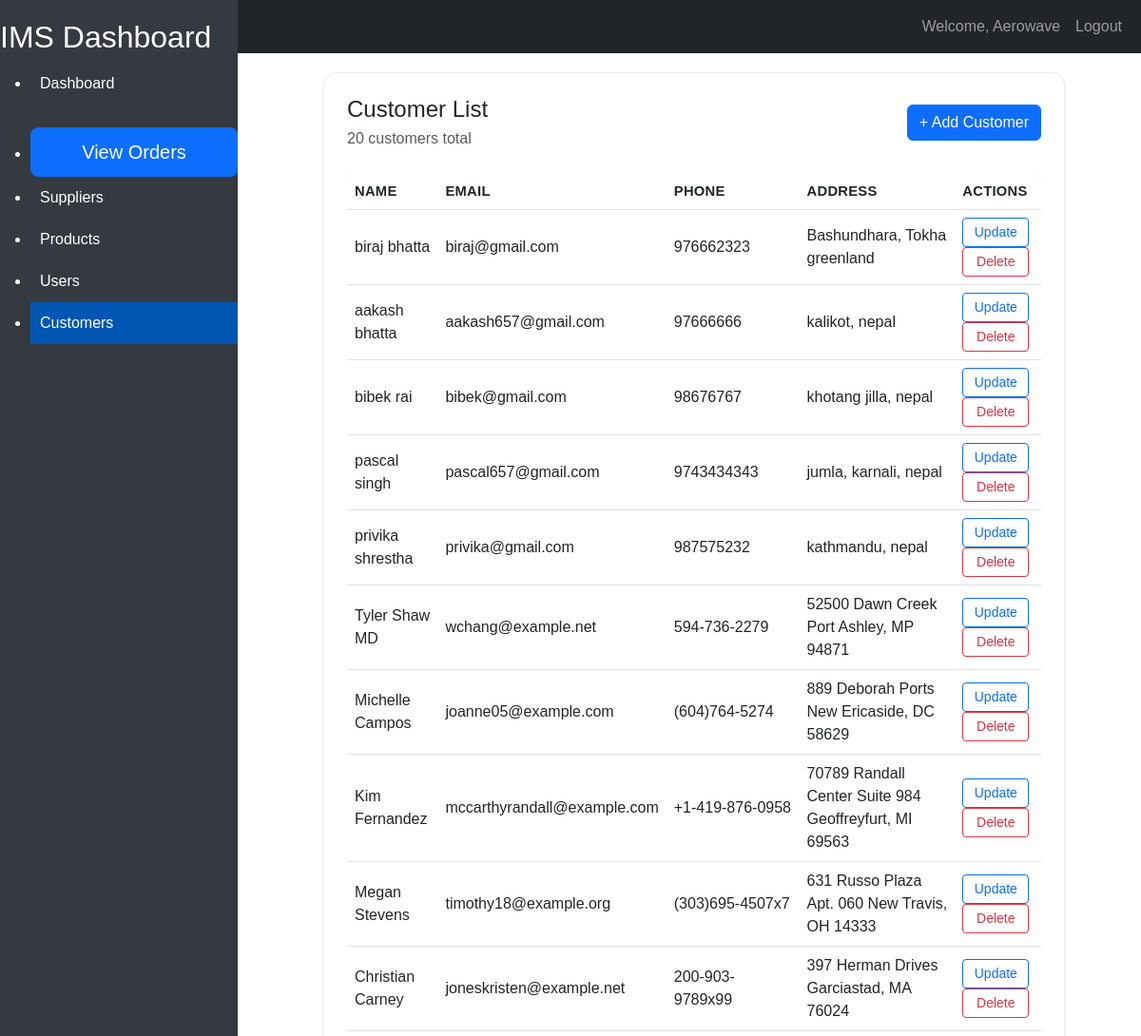
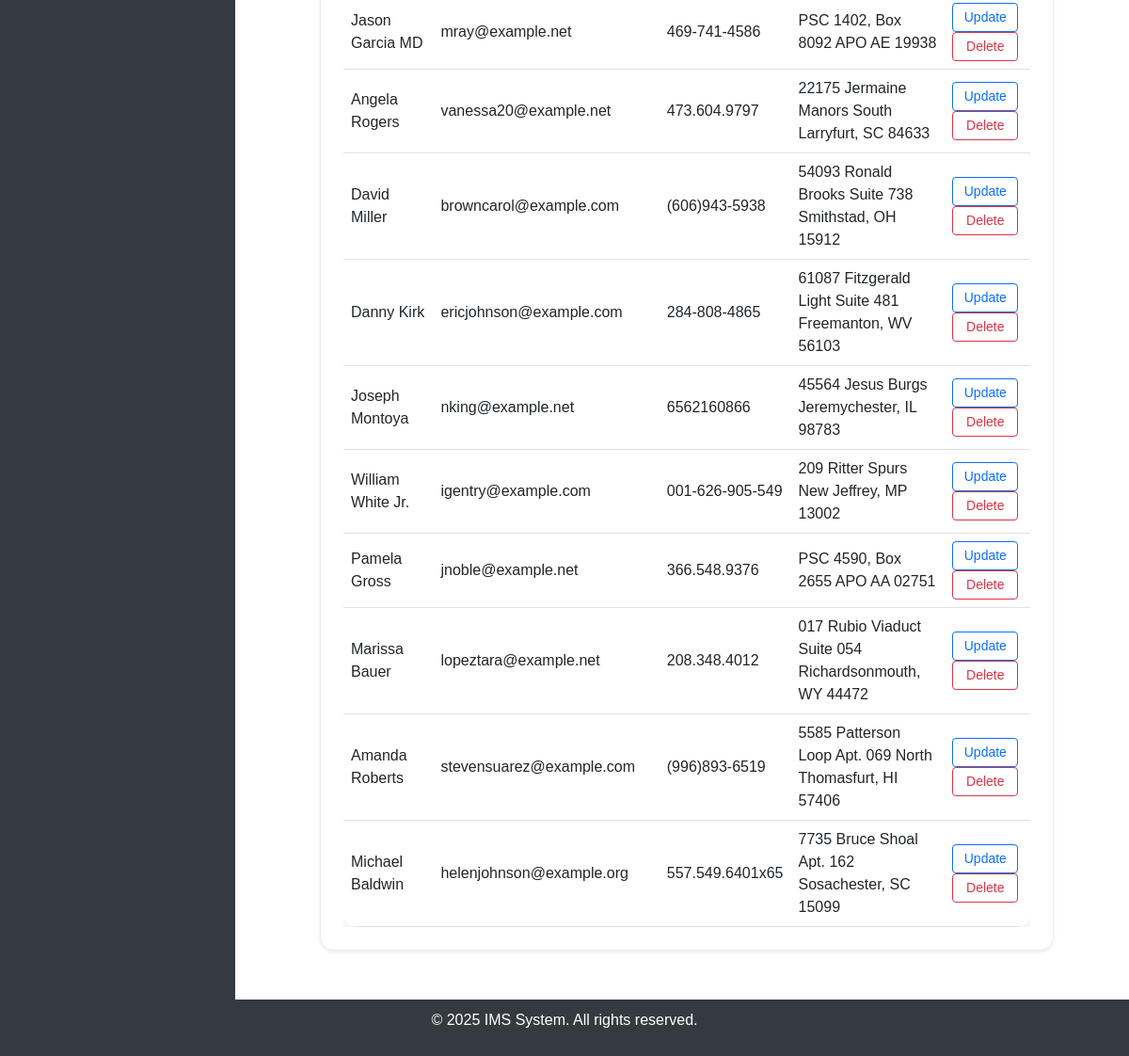
The app's page /customer/customers/ (signed in) with its own data (2 pictures, top to bottom).
### customer/models.py (models this page shows, shortened)
class Customer(models.Model):
    id = models.AutoField(primary_key=True)
    name = models.CharField(max_length=100)
    email = models.EmailField(unique=True)
    phone = models.CharField(max_length=15, blank=True,null=True)
    password =models.CharField(max_length=100)
    created_at = models.DateTimeField(auto_now_add=True)
    updated_at = models.DateTimeField(auto_now=True)
    address = models.TextField(blank=True,null=True)
    class Meta:
        db_table = 'customers'
        verbose_name = 'customer'
        verbose_name_plural= 'customers'

### customer/views.py (the view)
# urls.py: path('customers/', CustomerListView.as_view(), name='customer-list'),
class CustomerListView(SessionLoginRequiredMixin, ListView):
    model = Customer
    context_object_name = 'customers'
    template_name = 'customer_list.html'

### home/mixins.py (called while the page is built)
    def dispatch(self, request, *args, **kwargs):
        if not request.session.get("user_id"):
            return redirect_to_login(request.get_full_path(), "login")
        return super().dispatch(request, *args, **kwargs)

### customer/template/customer_list.html
{% extends "home/base.html" %}
{% block content %}
<div class="app-card shadow-sm p-4">
    <div class="section-header d-flex justify-content-between mb-4">
        <div>
            <h2 class="h4 mb-1">Customer List</h2>
            <span class="text-muted">{{ customers|length }} customer{{ customers|length|pluralize }} total</span>
        </div>
        <a href="{% url 'customer-create' %}" class="btn btn-primary">+ Add Customer</a>
    </div>
    <div class="table-responsive">
<table class="table table-hover app-table mb-0">
    <thead>
        <tr><th>Name</th><th>Email</th><th>Phone</th><th>Address</th><th>Actions</th></tr>
    </thead>
    <tbody>
        {% for customer in customers %}
        <tr>
            <td data-label="Name">{{ customer.name }}</td><td data-label="Email">{{ customer.email }}</td><td data-label="Phone">{{ customer.phone }}</td><td data-label="Address">{{ customer.address }}</td>
            <td data-label="Actions"><a href="{% url 'customer-update' customer.pk %}" class="btn btn-sm btn-outline-primary">Update</a> <a href="{% url 'customer-delete' customer.pk %}" class="btn btn-sm btn-outline-danger">Delete</a></td>
        </tr>
        {% empty %}
        <tr><td colspan="5">No customers found.</td></tr>
        {% endfor %}
    </tbody>
</table>
    </div>
</div>
{% endblock %}

### home/templates/home/base.html (shortened to what this page needs)
{% load static %}
<!DOCTYPE html>
<html lang="en">
<head>
    <link href="https://cdn.jsdelivr.net/npm/bootstrap@5.3.0-alpha1/dist/css/bootstrap.min.css" rel="stylesheet">
    <link rel="stylesheet" href="{% static 'customer/css/customer.css' %}">
</head>
<body>
    <nav class="navbar navbar-expand-lg navbar-dark bg-dark">
        <div class="container-fluid">
            <a class="navbar-brand" href="#">IMS</a>
            <div class="collapse navbar-collapse" id="navbarNav">
                <ul class="navbar-nav ms-auto">
                    {% if user.is_authenticated %}
                    <li class="nav-item">
                        <a class="nav-link" href="#">Welcome, {{ user.username }}</a>
                    </li>
                    <li class="nav-item">
                        <a class="nav-link" href="{% url 'logout' %}">Logout</a>
                    </li>
                    {% endif %}
                </ul>
            </div>
        </div>
    </nav>
    <div class="sidebar">
        <h2>IMS Dashboard</h2>
        <ul>
            <li>
                <a href="{% url 'dashboard' %}"
                    class="{% if request.path == '/dashboard/' %}active{% endif %}">Dashboard</a>
            </li>
            <li class="text-center mt-4">
                <a href="{% url 'order_list' %}" class="btn btn-primary btn-lg">View Orders</a>
            </li>
            <li>
                <a href="{% url 'supplier-list' %}"
                    class="{% if request.path == '/suppliers/suppliers/' %}active{% endif %}">Suppliers</a>
            </li>
            <li>
                <a href="{% url 'product-list' %}"
                    class="{% if request.path == '/products/products/' %}active{% endif %}">Products</a>
            </li>
            <li>
                <a href="{% url 'user_list' %}"
                    class="{% if request.path == '/user/users/' %}active{% endif %}">Users</a>
            </li>
            <li>
                <a href="{% url 'customer-list' %}"
                    class="{% if request.path == '/customer/customers/' %}active{% endif %}">Customers</a>
            </li>
        </ul>
    </div>
    <div class="content">
        {% block content %}
        {% endblock %}
    </div>
    <footer class="footer">
        <div class="container">
            <p>&copy; 2025 IMS System. All rights reserved.</p>
        </div>
    </footer>
</body>
</html>

### customer/static/customer/css/customer.css (style rules this page uses)
.app-card, .detail-card, .customer-card { max-width: 780px; margin: 0 auto 2rem; border-radius: 0.9rem; overflow: hidden; background: #ffffff; border: 1px solid #e9ecef; }
.section-header, .customer-list-header { align-items: center; gap: 1rem; flex-wrap: wrap; }
.app-table, .customer-table { background: #ffffff; border-radius: 0.9rem; overflow: hidden; box-shadow: 0 0.65rem 1.5rem rgba(18, 38, 63, 0.08); }
.app-table thead th, .customer-table thead th { letter-spacing: 0.02em; text-transform: uppercase; font-size: 0.92rem; }
.app-table td, .app-table th, .customer-table td, .customer-table th { vertical-align: middle; }
.app-table .btn-sm, .customer-table .btn-sm { min-width: 70px; }

### home/templates/home/base.html (style rules this page uses)
body { font-family: Arial, sans-serif; display: flex; flex-direction: column; min-height: 100vh; }
.sidebar { position: fixed; top: 0; left: 0; height: 100%; width: 250px; background-color: #343a40; color: #fff; padding-top: 20px; }
.sidebar a { color: #fff; text-decoration: none; padding: 10px; display: block; }
.sidebar .active { background-color: #0056b3; }
.content { margin-left: 260px; padding: 20px; flex: 1; }
.footer { background-color: #343a40; color: white; text-align: center; padding: 10px 0; position: relative; width: 100%; }

### records on screen
Customer: name "biraj bhatta", email "biraj@gmail.com", phone "976662323", address "Bashundhara, Tokha greenland"
Customer: name "aakash bhatta", email "aakash657@gmail.com", phone "97666666", address "kalikot, nepal"
Customer: name "bibek rai", email "bibek@gmail.com", phone "98676767", address "khotang jilla, nepal"
Customer: name "pascal singh", email "pascal657@gmail.com", phone "9743434343", address "jumla, karnali, nepal"
Customer: name "privika shrestha", email "privika@gmail.com", phone "987575232", address "kathmandu, nepal"
Customer: name "Tyler Shaw MD", email "wchang@example.net", phone "594-736-2279", address "52500 Dawn Creek Port Ashley, MP 94871"
Customer: name "Michelle Campos", email "joanne05@example.com", phone "(604)764-5274", address "889 Deborah Ports New Ericaside, DC 58629"
Customer: name "Kim Fernandez", email "mccarthyrandall@example.com", phone "+1-419-876-0958", address "70789 Randall Center Suite 984 Geoffreyfurt, MI 69563"
Customer: name "Megan Stevens", email "timothy18@example.org", phone "(303)695-4507x7", address "631 Russo Plaza Apt. 060 New Travis, OH 14333"
Customer: name "Christian Carney", email "joneskristen@example.net", phone "200-903-9789x99", address "397 Herman Drives Garciastad, MA 76024"
Customer: name "Jason Garcia MD", email "mray@example.net", phone "469-741-4586", address "PSC 1402, Box 8092 APO AE 19938"
Customer: name "Angela Rogers", email "vanessa20@example.net", phone "473.604.9797", address "22175 Jermaine Manors South Larryfurt, SC 84633"
Customer: name "David Miller", email "browncarol@example.com", phone "(606)943-5938", address "54093 Ronald Brooks Suite 738 Smithstad, OH 15912"
Customer: name "Danny Kirk", email "ericjohnson@example.com", phone "284-808-4865", address "61087 Fitzgerald Light Suite 481 Freemanton, WV 56103"
Customer: name "Joseph Montoya", email "nking@example.net", phone "6562160866", address "45564 Jesus Burgs Jeremychester, IL 98783"
Customer: name "William White Jr.", email "igentry@example.com", phone "001-626-905-549", address "209 Ritter Spurs New Jeffrey, MP 13002"
Customer: name "Pamela Gross", email "jnoble@example.net", phone "366.548.9376", address "PSC 4590, Box 2655 APO AA 02751"
Customer: name "Marissa Bauer", email "lopeztara@example.net", phone "208.348.4012", address "017 Rubio Viaduct Suite 054 Richardsonmouth, WY 44472"
Customer: name "Amanda Roberts", email "stevensuarez@example.com", phone "(996)893-6519", address "5585 Patterson Loop Apt. 069 North Thomasfurt, HI 57406"
Customer: name "Michael Baldwin", email "helenjohnson@example.org", phone "557.549.6401x65", address "7735 Bruce Shoal Apt. 162 Sosachester, SC 15099"

### other values on screen
{{ user.username }} "Aerowave"
{{ customers|length }} "20"
